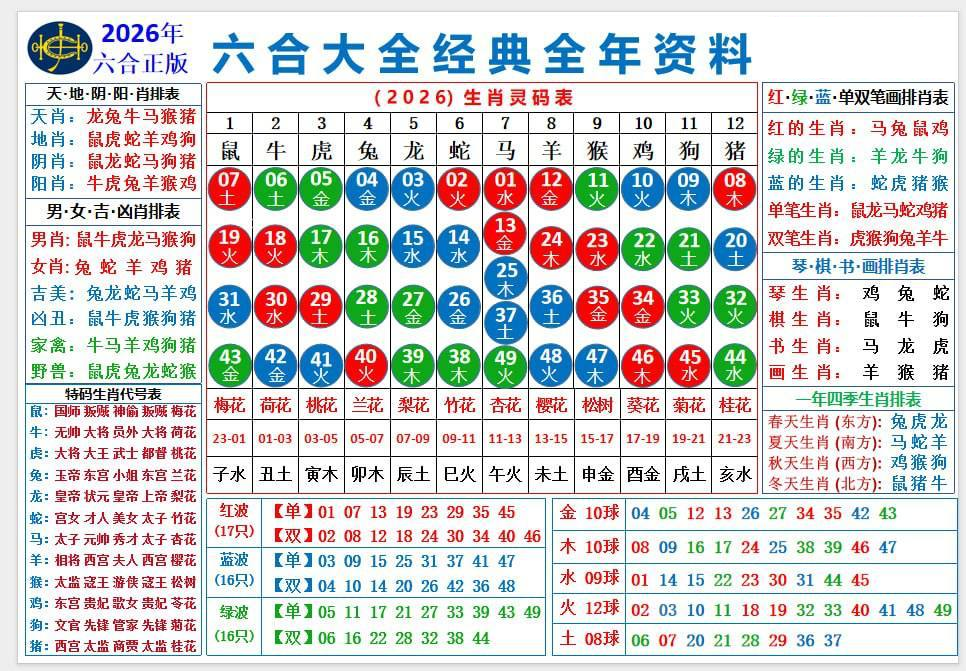
#> input picture backend/data/Images/1742580086567063.png, 966 x 671 px
$ python -i mode_477_image_generator.py   (imports and definitions only)
#> lines starting #> are read from the running program, lines starting #| are printed output that depends on the picture
#> further down, picture is the input picture: PIL image 966x671 RGB; mean R, G, B 208.2, 209.6, 208.2
from __future__ import annotations

import argparse
import json
import random
from dataclasses import dataclass
from pathlib import Path
from typing import Any, Sequence

from PIL import Image, ImageDraw, ImageFont


_PROJECT_ROOT = Path(__file__).resolve().parents[2]
DEFAULT_BACKGROUND_PATH = _PROJECT_ROOT / "data" / "Images" / "mode_477" / "pg.jpg"
DEFAULT_SOURCE_DIR = _PROJECT_ROOT / "data" / "Images" / "mode_477" / "source"
DEFAULT_FONT_PATH = _PROJECT_ROOT / "data" / "font" / "MSYH.TTC"
DEFAULT_OUTPUT_DIR = _PROJECT_ROOT / "data" / "Images" / "mode_477" / "output"
DEFAULT_OUTPUT_PATH = DEFAULT_OUTPUT_DIR / "mode_477_generated.jpg"

CANVAS_SIZE = (624, 744)
PRIMARY_CUTOUT_BOX = (95, 380, 535, 535)
SECONDARY_CUTOUT_BOX = (220, 610, 425, 655)
CURRENT_ORIGIN = (180, 120)
PREVIOUS_ORIGIN = (180, 325)
TEXT_BOX_WIDTH = 340
CURRENT_TEXT_BOX_HEIGHT = 170
PREVIOUS_TEXT_BOX_HEIGHT = 300
LINE_SPACING = 10
SECTION_GAP = 12
FONT_SIZE_CANDIDATES = (30, 28, 26, 24, 22, 20, 18, 16)
TEXT_FILL = (52, 52, 52, 255)

DEFAULT_PAYLOAD = [
    {
        "issue": "140",
        "title": "澳门传真",
        "subtitle": "《内部绝密信封》第140期",
        "author": "---致彩民",
        "recipient": "各位彩民：",
        "greeting": "你们好！",
        "last_result": "上期开奖号码24号，红球，羊生肖。",
        "last_message": "昨天我在信中羊明显，大家都中了大奖吧！",
        "answer": "上期答案：24",
        "analysis": "140期解：羊鼠牛虎兔龙蛇猪",
        "footer": "上期开奖 结果41 45 48 01 36 30特24",
    }
]


@dataclass(frozen=True)
class Mode477Payload:
    issue: str
    title: str
    subtitle: str
    author: str
    recipient: str
    greeting: str
    last_result: str
    last_message: str
    answer: str
    analysis: str
    footer: str


# [49 lines left out: functions parse_args, load_payload, list_source_images, not called in this run]


def choose_random_source_image(directory: Path) -> Path:
    return random.choice(list_source_images(directory))


def ensure_size(image: Image.Image, size: tuple[int, int]) -> Image.Image:
#> called with size = (624, 744)
    image = image.convert("RGBA")
    if image.size == size:
        return image
    return image.resize(size, Image.Resampling.LANCZOS)
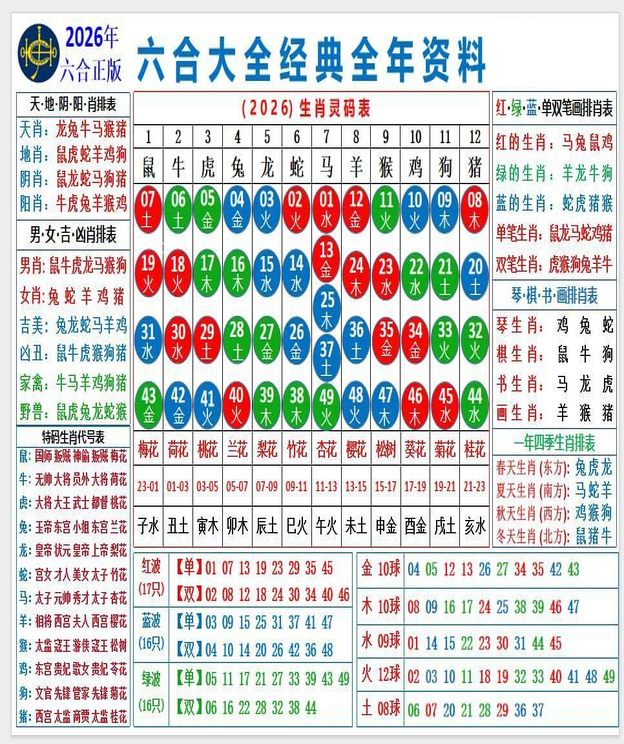
#> returned value: PIL image 624x744 RGBA; mean R, G, B, A 207.1, 208.4, 207.1, 255


# [4 lines left out: function load_font, not called in this run]


def cutout_regions(source_image: Image.Image) -> Image.Image:
    source = ensure_size(source_image, CANVAS_SIZE)
    result = Image.new("RGBA", CANVAS_SIZE, (0, 0, 0, 0))
#> result: PIL image 624x744 RGBA; every value is 0
    result.alpha_composite(source.crop(PRIMARY_CUTOUT_BOX), (PRIMARY_CUTOUT_BOX[0], PRIMARY_CUTOUT_BOX[1]))
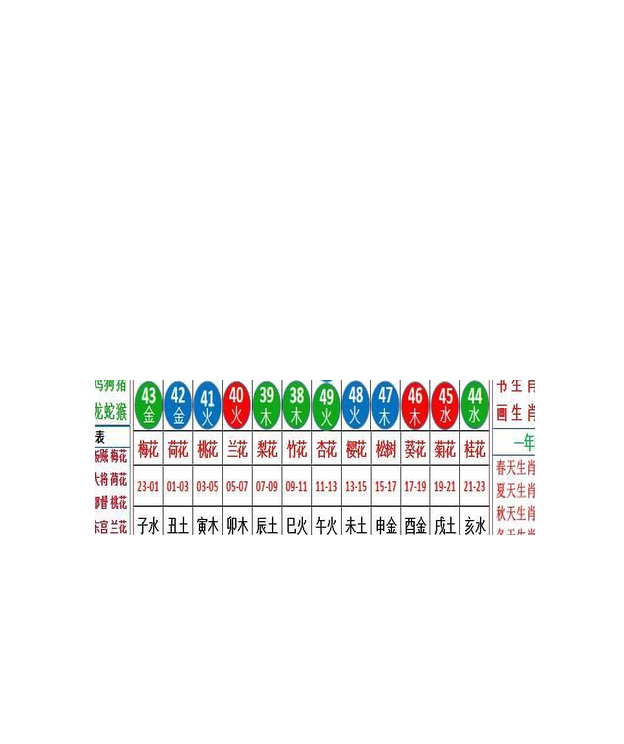
#> result: PIL image 624x744 RGBA; mean R, G, B, A 28.7, 28.7, 28, 37.5; transparent parts drawn white
    result.alpha_composite(source.crop(SECONDARY_CUTOUT_BOX), (SECONDARY_CUTOUT_BOX[0], SECONDARY_CUTOUT_BOX[1]))
    return result


# [163 lines left out: functions wrap_text, build_current_sections, build_previous_sections, layout_section_lines, pick_font, draw_text_block and 3 more, not called in this run]


# [2 lines not run here, left out]

>>> from PIL import Image
>>> picture = Image.open('../../data/Images/1742580086567063.png')
>>> result = cutout_regions(picture)

$ run again, on backend/data/Images/mode_474/animals/2022/004_amsbx.jpg
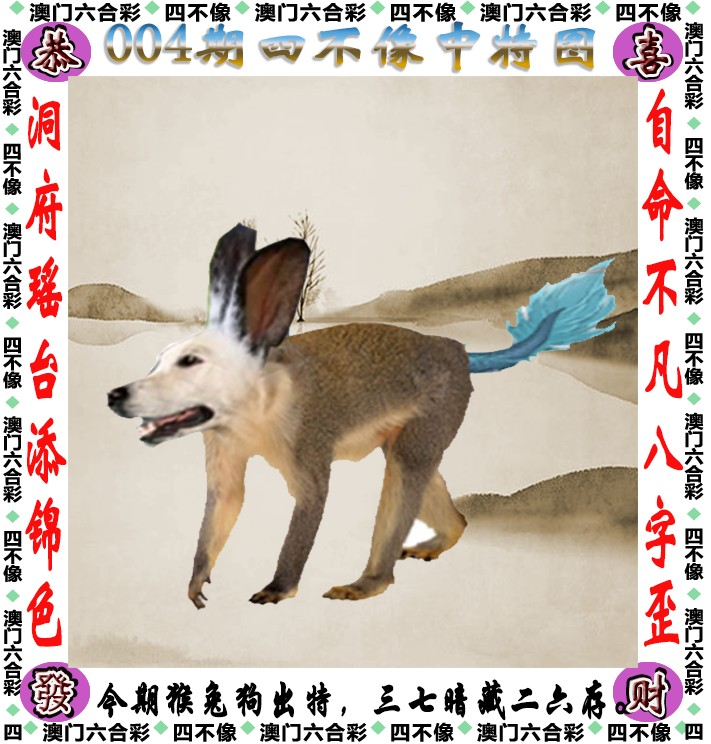
#> input picture backend/data/Images/mode_474/animals/2022/004_amsbx.jpg, 711 x 744 px
#> picture is the input picture: PIL image 711x744 RGB; mean R, G, B 198.3, 185.3, 175.5
#> in ensure_size, `return image.resize(size, Image.Resampling.LANCZOS)`:
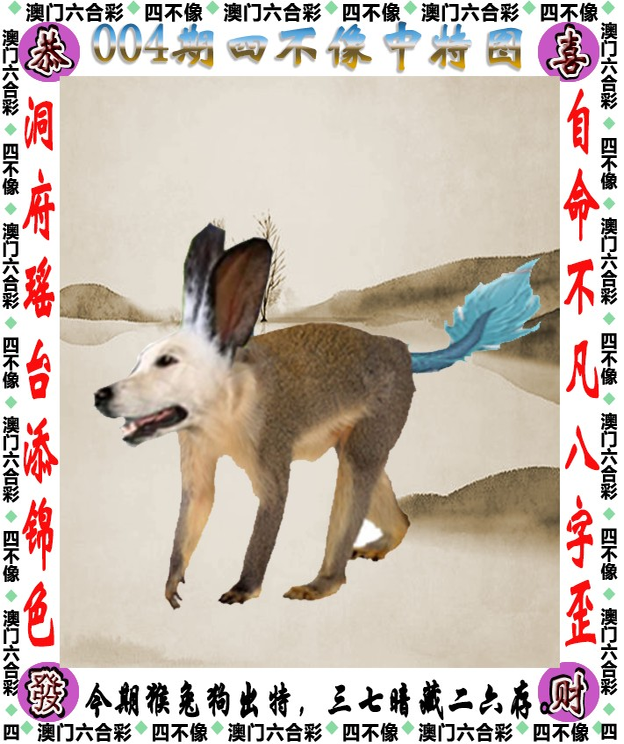
#> returned value: PIL image 624x744 RGBA; mean R, G, B, A 198.3, 185.3, 175.5, 255
#> in cutout_regions, `result.alpha_composite(source.crop(PRIMARY_CUTOUT_BOX), (PRIMARY_CUTOU..`:
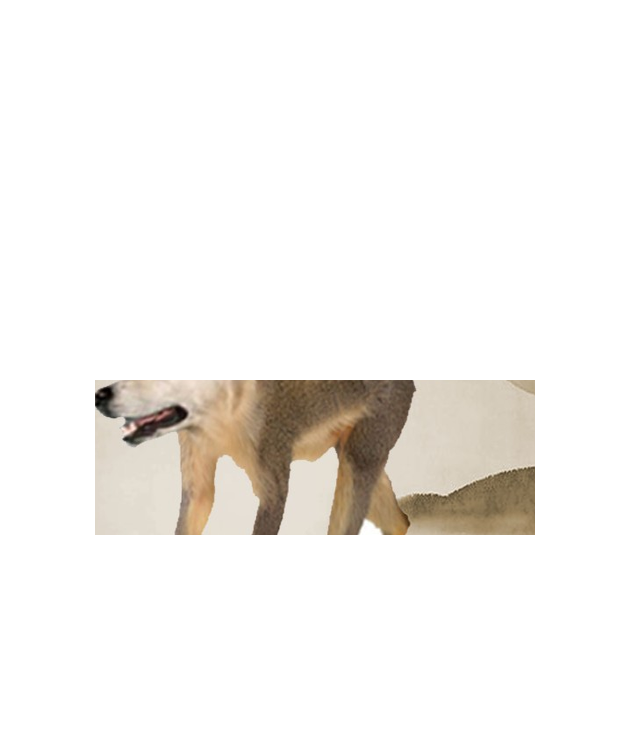
#> result: PIL image 624x744 RGBA; mean R, G, B, A 26.5, 24.1, 20.9, 37.5; transparent parts drawn white

$ run again, on backend/data/Images/mode_474/animals/2022/008_amsbx.jpg
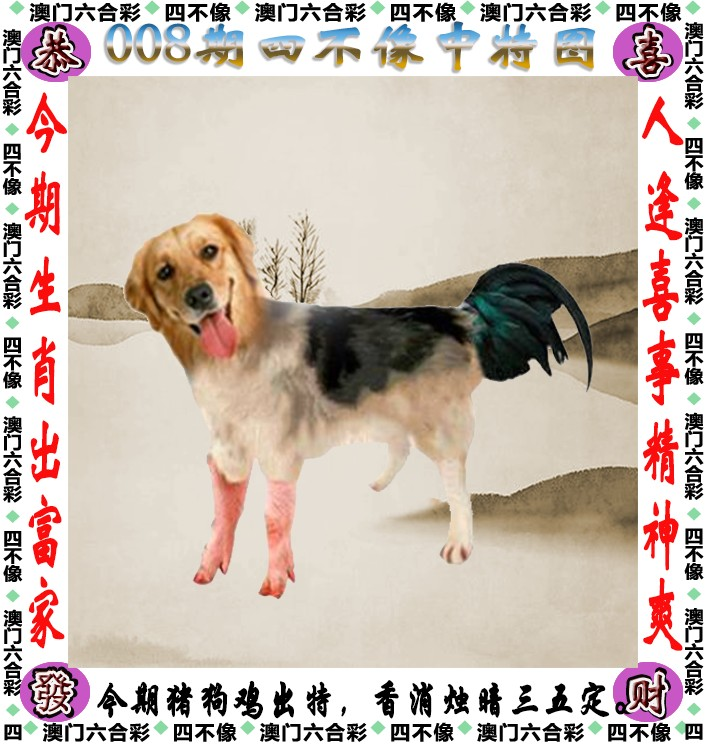
#> input picture backend/data/Images/mode_474/animals/2022/008_amsbx.jpg, 711 x 744 px
#> picture is the input picture: PIL image 711x744 RGB; mean R, G, B 200.8, 186.2, 176.2
#> in ensure_size, `return image.resize(size, Image.Resampling.LANCZOS)`:
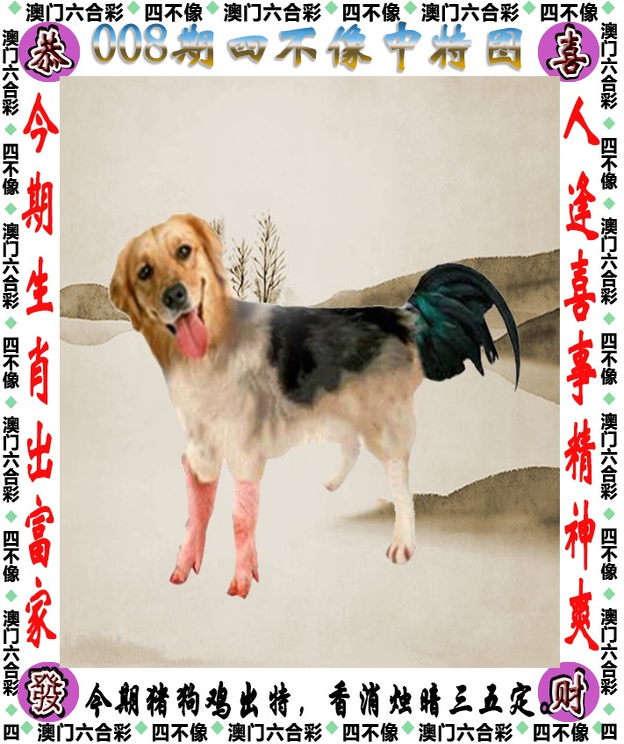
#> returned value: PIL image 624x744 RGBA; mean R, G, B, A 200.8, 186.2, 176.2, 255
#> in cutout_regions, `result.alpha_composite(source.crop(PRIMARY_CUTOUT_BOX), (PRIMARY_CUTOU..`:
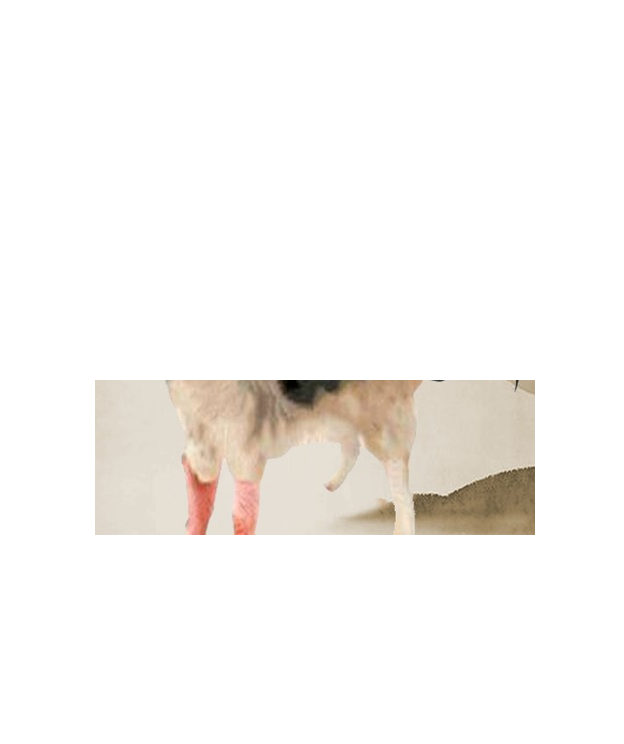
#> result: PIL image 624x744 RGBA; mean R, G, B, A 30.4, 28, 25.2, 37.5; transparent parts drawn white
